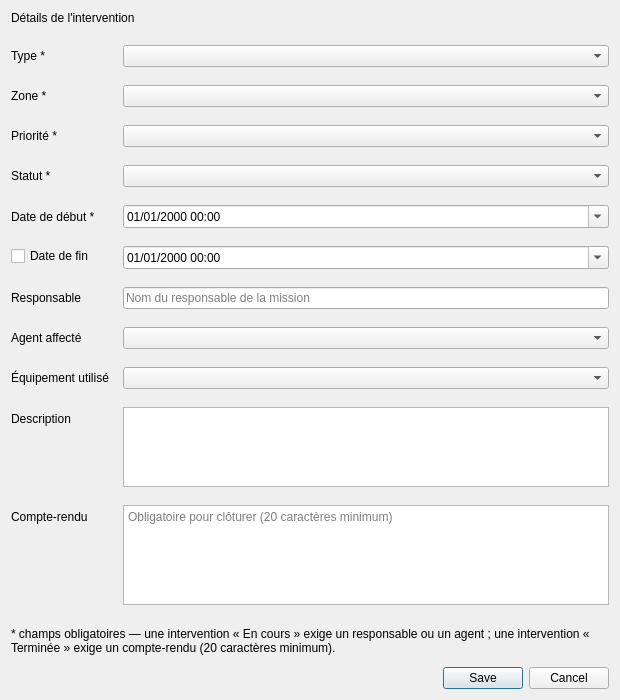
<?xml version="1.0" encoding="UTF-8"?>
<ui version="4.0">
 <class>InterventionDialog</class>
 <widget class="QDialog" name="InterventionDialog">
  <property name="geometry">
   <rect><x>0</x><y>0</y><width>620</width><height>700</height></rect>
  </property>
  <property name="windowTitle">
   <string>Intervention</string>
  </property>
  <layout class="QVBoxLayout" name="verticalLayout">
   <property name="spacing"><number>12</number></property>
   <item>
    <widget class="QLabel" name="labelTitre">
     <property name="text"><string>Détails de l'intervention</string></property>
     <property name="class" stdset="0"><string notr="true">sectionTitle</string></property>
    </widget>
   </item>
   <item>
    <layout class="QFormLayout" name="formLayout">
     <property name="horizontalSpacing"><number>14</number></property>
     <property name="verticalSpacing"><number>10</number></property>
     <item row="0" column="0"><widget class="QLabel" name="lblType"><property name="text"><string>Type *</string></property></widget></item>
     <item row="0" column="1"><widget class="QComboBox" name="comboType"/></item>
     <item row="1" column="0"><widget class="QLabel" name="lblZone"><property name="text"><string>Zone *</string></property></widget></item>
     <item row="1" column="1"><widget class="QComboBox" name="comboZone"/></item>
     <item row="2" column="0"><widget class="QLabel" name="lblPriorite"><property name="text"><string>Priorité *</string></property></widget></item>
     <item row="2" column="1"><widget class="QComboBox" name="comboPriorite"/></item>
     <item row="3" column="0"><widget class="QLabel" name="lblStatut"><property name="text"><string>Statut *</string></property></widget></item>
     <item row="3" column="1"><widget class="QComboBox" name="comboStatut"/></item>
     <item row="4" column="0"><widget class="QLabel" name="lblDebut"><property name="text"><string>Date de début *</string></property></widget></item>
     <item row="4" column="1">
      <widget class="QDateTimeEdit" name="dtDebut">
       <property name="displayFormat"><string>dd/MM/yyyy HH:mm</string></property>
       <property name="calendarPopup"><bool>true</bool></property>
      </widget>
     </item>
     <item row="5" column="0">
      <widget class="QCheckBox" name="checkFin"><property name="text"><string>Date de fin</string></property></widget>
     </item>
     <item row="5" column="1">
      <widget class="QDateTimeEdit" name="dtFin">
       <property name="displayFormat"><string>dd/MM/yyyy HH:mm</string></property>
       <property name="calendarPopup"><bool>true</bool></property>
      </widget>
     </item>
     <item row="6" column="0"><widget class="QLabel" name="lblResp"><property name="text"><string>Responsable</string></property></widget></item>
     <item row="6" column="1">
      <widget class="QLineEdit" name="editResponsable">
       <property name="placeholderText"><string>Nom du responsable de la mission</string></property>
      </widget>
     </item>
     <item row="7" column="0"><widget class="QLabel" name="lblAgent"><property name="text"><string>Agent affecté</string></property></widget></item>
     <item row="7" column="1"><widget class="QComboBox" name="comboAgent"/></item>
     <item row="8" column="0"><widget class="QLabel" name="lblEquip"><property name="text"><string>Équipement utilisé</string></property></widget></item>
     <item row="8" column="1"><widget class="QComboBox" name="comboEquipement"/></item>
     <item row="9" column="0"><widget class="QLabel" name="lblDesc"><property name="text"><string>Description</string></property></widget></item>
     <item row="9" column="1">
      <widget class="QPlainTextEdit" name="editDescription">
       <property name="maximumSize"><size><width>16777215</width><height>80</height></size></property>
      </widget>
     </item>
     <item row="10" column="0"><widget class="QLabel" name="lblCR"><property name="text"><string>Compte-rendu</string></property></widget></item>
     <item row="10" column="1">
      <widget class="QPlainTextEdit" name="editCompteRendu">
       <property name="maximumSize"><size><width>16777215</width><height>100</height></size></property>
       <property name="placeholderText"><string>Obligatoire pour clôturer (20 caractères minimum)</string></property>
      </widget>
     </item>
    </layout>
   </item>
   <item>
    <widget class="QLabel" name="labelAide">
     <property name="text"><string>* champs obligatoires — une intervention « En cours » exige un responsable ou un agent ; une intervention « Terminée » exige un compte-rendu (20 caractères minimum).</string></property>
     <property name="wordWrap"><bool>true</bool></property>
     <property name="class" stdset="0"><string notr="true">caption</string></property>
    </widget>
   </item>
   <item>
    <widget class="QDialogButtonBox" name="buttonBox">
     <property name="standardButtons">
      <set>QDialogButtonBox::Cancel|QDialogButtonBox::Save</set>
     </property>
    </widget>
   </item>
  </layout>
 </widget>
 <resources/>
 <connections/>
</ui>
